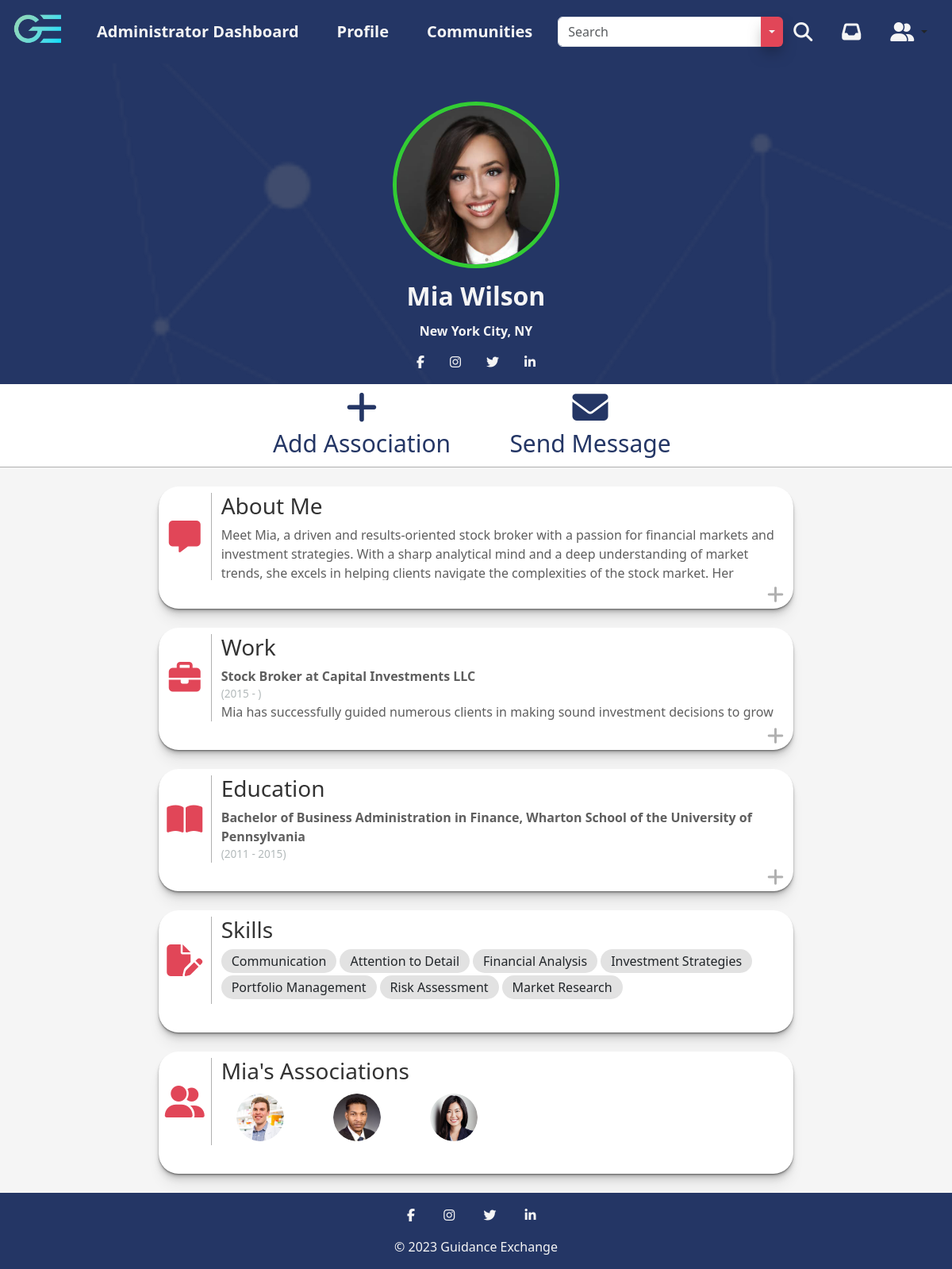
Page /profile.php?profileID=5 (signed in) on the committed database.
### tables this page shows
CREATE TABLE UserData_t (
  UserID INT(9) NOT NULL,
  FirstName VARCHAR(255) NOT NULL,
  LastName VARCHAR(255) NOT NULL,
  ProfilePicture VARCHAR(255),
  ProfilePictureBorder VARCHAR(255),
  ProfilePictureBackground VARCHAR(255),
  Rating INT(1),
  LocationCity VARCHAR(255),
  LocationState VARCHAR(255),
  Facebook VARCHAR(255),
  Twitter VARCHAR(255),
  Instagram VARCHAR(255),
  LinkedIn VARCHAR(255),
  Mentoring LONGTEXT,
  AboutMe LONGTEXT,
  WorkTitle VARCHAR(255),
  WorkLocation VARCHAR(255),
  WorkStartDate DATE,
  WorkEndDate DATE,
  WorkDescription LONGTEXT,
  EducationDegree VARCHAR(255),
  EducationLocation VARCHAR(255),
  EducationStartDate DATE,
  EducationEndDate DATE,
  EducationDescription LONGTEXT,
  Associations VARCHAR(255),
  CONSTRAINT UserData_t_PK PRIMARY KEY (UserID),
  CONSTRAINT UserData_t_FK1 FOREIGN KEY (UserID) REFERENCES Auth_t(UserID)
);

### profile.php (the view, shortened to what the rows shown need)
<!DOCTYPE html>
<html lang="en">
<head>
  <link href="assets/fontawesome/css/fontawesome.css" rel="stylesheet">
  <link href="assets/fontawesome/css/brands.css" rel="stylesheet">
  <link href="assets/fontawesome/css/solid.css" rel="stylesheet">
  <link href="assets/bootstrap/css/bootstrap.min.css" rel="stylesheet" />
  <link rel="stylesheet" href="css/profile.css" />
  <link rel="stylesheet" href="css/main.css" />
</head>
  <?php
  include('includes/session.inc.php');
  $profileID = $_GET['profileID'];
  ?>
<body>
  <?php
  $sql = "SELECT * FROM `UserData_t` WHERE `UserID` = $profileID";
  $result = mysqli_query($con, $sql);
  while ($profile = mysqli_fetch_assoc($result)) {
    $firstName = $profile['FirstName'];
    $lastName = $profile['LastName'];
    $profilePicture = $profile['ProfilePicture'];
    $profilePictureBorder = $profile['ProfilePictureBorder'];
    $profilePictureBackground = $profile['ProfilePictureBackground'];
    $city = $profile['LocationCity'];
    $state = $profile['LocationState'];
    $facebook = $profile['Facebook'];
    $twitter = $profile['Twitter'];
    $instagram = $profile['Instagram'];
    $linkedIn = $profile['LinkedIn'];
    $aboutMe = $profile['AboutMe'];
    $workTitle = $profile['WorkTitle'];
    $workTitleArray = explode(";", $workTitle ?? '');
    $workLocation = $profile['WorkLocation'];
    $workLocationArray = explode(";", $workLocation ?? '');
    $workStartDate = $profile['WorkStartDate'];
    $workStartDateArray = explode(";", $workStartDate ?? '');
    $workEndDate = $profile['WorkEndDate'];
    $workEndDateArray = explode(";", $workEndDate ?? '');
    $workDescription = $profile['WorkDescription'];
    $workDescriptionArray = explode(";", $workDescription ?? '');
    $educationDegree = $profile['EducationDegree'];
    $educationDegreeArray = explode(";", $educationDegree ?? '');
    $educationLocation = $profile['EducationLocation'];
    $educationLocationArray = explode(";", $educationLocation ?? '');
    $educationStartDate = $profile['EducationStartDate'];
    $educationStartDateArray = explode(";", $educationStartDate ?? '');
    $educationEndDate = $profile['EducationEndDate'];
    $educationEndDateArray = explode(";", $educationEndDate ?? '');
    $profileAssociations = $profile['Associations'];
    $profileAssociationsArray = explode(";", $profileAssociations ?? '');
  }
  $skillsSql = "SELECT * FROM `Qualifications_t` WHERE `UserID` = $profileID";
  $skillsResult = mysqli_query($con, $skillsSql);
  $skillsArray = array();
  while ($qualifications = mysqli_fetch_assoc($skillsResult)) {
    $skillsArray[] = $qualifications['SkillID'];
  }
  if ($skillsArray != null) {
    $qualificationsSql = "SELECT `SkillName` FROM `Skills_t` WHERE `SkillID` IN (" . implode(',', $skillsArray) . ")";
    $qualificationsResult = mysqli_query($con, $qualificationsSql);
    $skillNames = array();
    while ($row = mysqli_fetch_assoc($qualificationsResult)) {
      $skillNames[] = $row['SkillName'];
    }
  }
  $state_abbreviations = array(
    'AL' => 'Alabama', 'AK' => 'Alaska', 'AZ' => 'Arizona', 'AR' => 'Arkansas', 'CA' => 'California', 'CO' => 'Colorado',
    'CT' => 'Connecticut', 'DE' => 'Delaware', 'FL' => 'Florida', 'GA' => 'Georgia', 'HI' => 'Hawaii', 'ID' => 'Idaho',
    'IL' => 'Illinois', 'IN' => 'Indiana', 'IA' => 'Iowa', 'KS' => 'Kansas', 'KY' => 'Kentucky', 'LA' => 'Louisiana',
    'ME' => 'Maine', 'MD' => 'Maryland', 'MA' => 'Massachusetts', 'MI' => 'Michigan', 'MN' => 'Minnesota', 'MS' => 'Mississippi',
    'MO' => 'Missouri', 'MT' => 'Montana', 'NE' => 'Nebraska', 'NV' => 'Nevada', 'NH' => 'New Hampshire', 'NJ' => 'New Jersey',
    'NM' => 'New Mexico', 'NY' => 'New York', 'NC' => 'North Carolina', 'ND' => 'North Dakota', 'OH' => 'Ohio', 'OK' => 'Oklahoma',
    'OR' => 'Oregon', 'PA' => 'Pennsylvania', 'RI' => 'Rhode Island', 'SC' => 'South Carolina', 'SD' => 'South Dakota', 'TN' => 'Tennessee',
    'TX' => 'Texas', 'UT' => 'Utah', 'VT' => 'Vermont', 'VA' => 'Virginia', 'WA' => 'Washington', 'WV' => 'West Virginia',
    'WI' => 'Wisconsin', 'WY' => 'Wyoming', 'DC' => 'District of Columbia'
  );
  echo '<section class="photo-section pt-5 pb-3" style="background-image: url(&#39;img/' . $profilePictureBackground . '&#39;); background-attachment: fixed; background-size: cover;">';
  echo '<div class="container-fluid flex-column">';
  if ($profilePictureBorder == null) {
    if ($profilePicture == null) {
      echo '<img class="profile-photo mb-3 rounded-circle" style="border-color: #008a0e;" src="img/blank-profile-image.png" alt="' . $firstName . ' ' . $lastName . ' Profile Photo" width="210" height="210">';
    } else {
      echo '<img class="profile-photo mb-3 rounded-circle" style="border-color: #008a0e;" src="upload/' . $profilePicture . '" alt="' . $firstName . ' ' . $lastName . ' Profile Photo" width="210" height="210">';
    }
  } else {
    if ($profilePicture == null) {
      echo '<img class="profile-photo mb-3 rounded-circle" style="border-color: ' . $profilePictureBorder . ';" src="img/blank-profile-image.png" alt="' . $firstName . ' ' . $lastName . ' Profile Photo" width="210" height="210">';
    } else {
      echo '<img class="profile-photo mb-3 rounded-circle" style="border-color: ' . $profilePictureBorder . ';" src="upload/' . $profilePicture . '" alt="' . $firstName . ' ' . $lastName . ' Profile Photo" width="210" height="210">';
    }
  }
  echo '<h1 class="profile-name mb-2">' . $firstName . ' ' . $lastName . '</h1>';
  if ($city != null) {
    echo '<h2 class="city-name mt-2 mb-3">' . $city;
    if ($state != null) {
      $abbreviation = array_search($state, $state_abbreviations);
      echo ', ' . $abbreviation . '</h2>';
    } else {
      echo '</h2>';
    }
  } elseif ($state != null) {
    echo '<h2 class="city-name mt-2 mb-3">' . $state . '</h2>';
  }
  if ($facebook or $instagram or $twitter or $linkedIn != null) {
    echo '<div class="mb-0">';
    if ($facebook != null) {
      echo '<a href="https://www.facebook.com/' . $facebook . '" class="mx-3"><i class="fa fa-facebook"></i></a>';
    }
    if ($instagram != null) {
      echo '<a href="https://www.instagram.com/' . $instagram . '" class="mx-3"><i class="fa fa-instagram"></i></a>';
    }
    if ($twitter != null) {
      echo '<a href="https://www.twitter.com/' . $twitter . '" class="mx-3"><i class="fa fa-twitter"></i></a>';
    }
    if ($linkedIn != null) {
      echo '<a href="https://www.linkedin.com/in/' . $linkedIn . '" class="mx-3"><i class="fa fa-linkedin"></i></a>';
    }
    echo '</div>';
  }
  echo '</div>';
  echo '</section>';
  if ($userID == $profileID) {
    echo '<section class="profile__buttons-section d-flex justify-content-center">';
    echo '<div class="container text-center row profile__buttons_links">';
    echo '<div class="col">';
    echo '<a href="/edit-profile.php"><i class="fa-solid fa-pencil"></i><br>Edit Profile</a>';
    echo '</div>';
    echo '<div class="col">';
    echo '<a href="appointments.php?profileID=' . $userID . '"><i class="fa-regular fa-calendar-days"></i><br>Appointments</a>';
    echo '</div>';
    echo '</div>';
    echo '</section>';
  } else {
    echo '<section class="profile__buttons-section d-flex justify-content-center">';
    echo '<div class="container text-center row profile__buttons_links">';
    echo '</div>';
    echo '</section>';
  }
  echo '<section class="content-section pt-4">';
  if ($aboutMe != null) {
    echo '<div class="container-fluid pb-4">';
    echo '<div class="row align-items-start profile-section pt-2">';
    echo '<div class="col-1 d-flex align-items-center justify-content-center profile-icon">';
    echo '<i class="fa-solid fa-message"></i>';
    echo '</div>';
    echo '<div class="col-11 profile-wrap">';
    echo '<h3>About Me</h3>';
    echo '<p>' . $aboutMe . '</p>';
    echo '</div>';
    echo '<div class="col-12 text-end">';
    echo '</div></div></div>';
  }
  if ($workLocation != null) {
    echo '<div class="container-fluid pb-4">';
    echo '<div class="row align-items-start profile-section pt-2">';
    echo '<div class="col-11 profile-wrap">';
    echo '<h3>Work</h3>';
    foreach ($workLocationArray as $location) {
      $wl = 0;
      if ($workTitleArray[$wl] != null) {
        echo '<p class="mb-0"><strong>' . $workTitleArray[$wl] . ' at ' . $location . '</strong></p>';
      } else {
        echo '<p class="mb-0"><strong>' . $location . '</strong></p>';
      }
      if ($workEndDateArray[$wl] != null) {
        echo '<p class="profile-date mb-0">(' . date_format(date_create($workStartDateArray[$wl]), "Y") . ' - ' . date_format(date_create($workEndDateArray[$wl]), "Y") . ')</p>';
      } else {
        echo '<p class="profile-date mb-0">(' . date_format(date_create($workStartDateArray[$wl]), "Y") . ' - )</p>';
      }
      echo '<p>' . $workDescriptionArray[$wl] . '</p>';
    }
    echo '</div>';
    echo '<div class="col-12 text-end">';
    echo '</div></div></div>';
  }
  if ($educationLocation != null) {
    echo '<div class="container-fluid pb-4">';
    echo '<div class="row align-items-start profile-section pt-2">';
    echo '<div class="col-11 profile-wrap">';
    echo '<h3>Education</h3>';
    foreach ($educationLocationArray as $location) {
      $el = 0;
      if ($educationDegreeArray[$el] != null) {
        echo '<p class="mb-0"><strong>' . $educationDegreeArray[$el] . ', ' . $location . '</strong></p>';
      } else {
        echo '<p class="mb-0"><strong>' . $location . '</strong></p>';
      }
      if ($educationEndDateArray[$el] != null) {
        echo '<p class="profile-date mb-0">(' . date_format(date_create($educationStartDateArray[$el]), "Y") . ' - ' . date_format(date_create($educationEndDateArray[$el]), "Y") . ')</p>';
      } else {
        echo '<p class="profile-date mb-0">(' . date_format(date_create($educationStartDateArray[$el]), "Y") . ' - )</p>';
      }
    }
    echo '</div>';
    echo '<div class="col-12 text-end">';
    echo '</div></div></div>';
  }
  if (isset($skillNames) && $skillNames != null) {
    echo '<div class="container-fluid pb-4">';
    echo '<div class="row align-items-start profile-section pt-2">';
    echo '<div class="col-12 text-end">';
    echo '</div></div></div>';
  }
  if ($profileAssociations != null) {
    echo '<div class="container-fluid pb-4">';
    echo '<div class="row align-items-start profile-section pt-2">';
    echo '<div class="col-11 profile-wrap">';
    if ($profileID == $userID) {
      echo '<h3>My Associations</h3>';
    } else {
      echo '<h3>' . $firstName . '&#39;s Associations</h3>';
    }
    echo '<div class="row pt-1">';
    include('includes/connect.inc.php');
    foreach ($profileAssociationsArray as $value) {
      $associationSql = "SELECT `FirstName`,`LastName`,`ProfilePicture` FROM `UserData_t` WHERE `UserID`=$value";
      $associationResult = mysqli_query($con, $associationSql);
      while ($profileAssociation = mysqli_fetch_assoc($associationResult)) {
        $associationFirstName = $profileAssociation['FirstName'];
        $associationLastName = $profileAssociation['LastName'];
        $associationProfilePicture = $profileAssociation['ProfilePicture'];
      }
      echo '<div class="col-2 d-flex align-items center justify-content-center">';
      echo '<a href="profile.php?profileID=' . $value . '"><img class="association-photo" src="upload/' . $associationProfilePicture . '" alt="' . $associationFirstName . ' ' . $associationLastName . ' Profile Photo"></a>';
      echo '</div>';
    }
    echo '</div>';
    echo '</div>';
    echo '<div class="col-12 text-end">';
    echo '</div></div></div>';
  }
  echo '</section>';
  ?>
</body>
</html>

### rows in the picture
userdata_t: ProfilePictureBackground (picture), ProfilePicture (picture), FirstName "Mia", LastName "Wilson", LocationCity "New York City", LocationState "NY", AboutMe "Meet Mia, a driven and results-oriented stock broker with a passion for financial markets and investment strategies. With a sharp analytical mind and a deep understanding of market trends, she excels in helping clients navigate the complexities of the stock market. Her…", WorkTitle "Stock Broker", WorkLocation "Capital Investments LLC", WorkStartDate "2015", WorkDescription "Mia has successfully guided numerous clients in making sound investment decisions to grow…", EducationDegree "Bachelor of Business Administration in Finance", EducationLocation "Wharton School of the University of Pennsylvania", EducationStartDate "2011", EducationEndDate "2015"
userdata_t: ProfilePicture (picture)
userdata_t: ProfilePicture (picture)
userdata_t: ProfilePicture (picture)

### other values in the picture
$value "Communication"
$value "Attention to Detail"
$value "Financial Analysis"
$value "Investment Strategies"
$value "Portfolio Management"
$value "Risk Assessment"
$value "Market Research"
